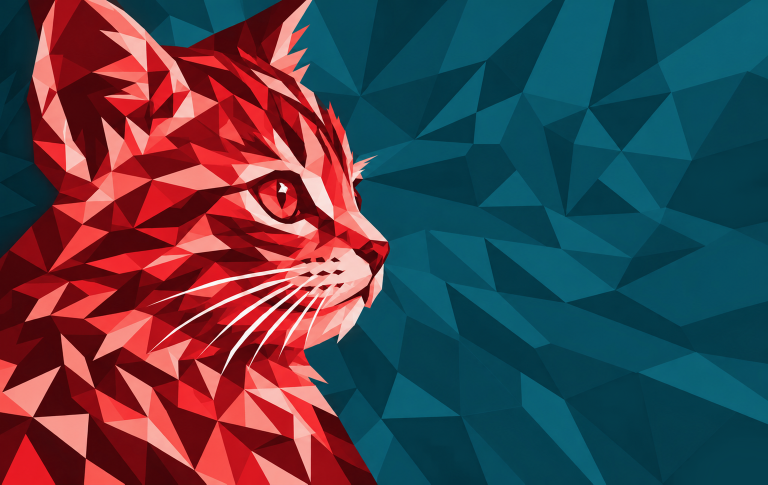
#> input picture Assets/HSBC Red •••• 3393/background-cat-hsbc-red.png, 1536 x 969 px (shown at 1/2 size)
$ python prepare_aircard_assets.py --red-background-source ../background-cat-hsbc-red.png --black-background-source '../../HSBC VS •••• 2655/background-cat-hsbc-vs.png' --red-lion-source '../../HSBC VS •••• 2655/background-cat-hsbc-vs.png' --output-dir out
#> lines starting #> are read from the running program, lines starting #| are printed output that depends on the picture
#!/usr/bin/env python3
"""Prepare opaque AirCard backgrounds and flat-color lion trace sources."""

from __future__ import annotations

import argparse
import json
from collections import deque
from pathlib import Path

from PIL import Image, ImageFilter


CARD_SIZE = (1536, 969)
TRACE_WIDTH = 850
CHROMA_KEY = (0, 255, 0)

RED_PALETTE = (
    (62, 6, 9),
    (76, 7, 11),
    (113, 11, 17),
    (138, 13, 20),
    (151, 14, 22),
    (176, 17, 26),
    (214, 20, 31),
    (251, 24, 37),
    (251, 47, 52),
    (251, 70, 67),
    (250, 93, 85),
    (250, 128, 114),
    (245, 244, 241),
)

BLACK_PALETTE = (
    (29, 29, 27),
    (35, 35, 33),
    (39, 39, 37),
    (44, 44, 43),
    (50, 50, 49),
    (66, 66, 65),
    (71, 71, 70),
    (92, 91, 91),
    (102, 101, 101),
    (112, 111, 111),
    (127, 126, 126),
    (145, 144, 144),
    (216, 216, 213),
)


def flatten_and_resize(source: Path, destination: Path, matte: tuple[int, int, int]) -> None:
    image = Image.open(source).convert("RGBA")
    base = Image.new("RGBA", image.size, (*matte, 255))
    image = Image.alpha_composite(base, image).convert("RGB")
    image = image.resize(CARD_SIZE, Image.Resampling.LANCZOS)
    destination.parent.mkdir(parents=True, exist_ok=True)
    image.save(destination, format="PNG", optimize=True)


def close_mask(mask: Image.Image) -> Image.Image:
    return mask.filter(ImageFilter.MaxFilter(5)).filter(ImageFilter.MinFilter(5))


def fill_enclosed_holes(mask: Image.Image) -> Image.Image:
    width, height = mask.size
    pixels = mask.load()
    outside = bytearray(width * height)
    queue: deque[tuple[int, int]] = deque()

    def seed(x: int, y: int) -> None:
        index = y * width + x
        if pixels[x, y] == 0 and not outside[index]:
            outside[index] = 1
            queue.append((x, y))

    for x in range(width):
        seed(x, 0)
        seed(x, height - 1)
    for y in range(height):
        seed(0, y)
        seed(width - 1, y)

    while queue:
        x, y = queue.popleft()
        for nx, ny in ((x - 1, y), (x + 1, y), (x, y - 1), (x, y + 1)):
            if 0 <= nx < width and 0 <= ny < height:
                index = ny * width + nx
                if pixels[nx, ny] == 0 and not outside[index]:
                    outside[index] = 1
                    queue.append((nx, ny))

    result = Image.new("L", (width, height), 0)
    out = result.load()
    for y in range(height):
        offset = y * width
        for x in range(width):
            if pixels[x, y] or not outside[offset + x]:
                out[x, y] = 255
    return result


def nearest_palette_index(rgb: tuple[int, int, int]) -> int:
    if min(rgb) >= 205 and max(rgb) - min(rgb) <= 38:
        return len(RED_PALETTE) - 1
    r, g, b = rgb
    return min(
        range(len(RED_PALETTE) - 1),
        key=lambda index: (r - RED_PALETTE[index][0]) ** 2
        + (g - RED_PALETTE[index][1]) ** 2
        + (b - RED_PALETTE[index][2]) ** 2,
    )


def build_trace_sources(source: Path, output_dir: Path) -> None:
    source_photo = Image.open(source).convert("RGB").crop((0, 0, *CARD_SIZE))
    photo = source_photo.crop((0, 0, TRACE_WIDTH, CARD_SIZE[1]))
    mask = Image.new("L", photo.size, 0)
    mask_pixels = mask.load()
    photo_pixels = photo.load()
    for y in range(photo.height):
        for x in range(photo.width):
            r, g, b = photo_pixels[x, y]
            if r >= 38 and r - g >= 24 and r - b >= 18:
                mask_pixels[x, y] = 255
    mask = fill_enclosed_holes(close_mask(mask))
    mask_pixels = mask.load()

    red_crop = Image.new("RGB", photo.size, CHROMA_KEY)
    black_crop = Image.new("RGB", photo.size, CHROMA_KEY)
    red_pixels, black_pixels = red_crop.load(), black_crop.load()
    for y in range(photo.height):
        for x in range(photo.width):
            if mask_pixels[x, y]:
                index = nearest_palette_index(photo_pixels[x, y])
                red_pixels[x, y] = RED_PALETTE[index]
                black_pixels[x, y] = BLACK_PALETTE[index]

    output_dir.mkdir(parents=True, exist_ok=True)
    red = Image.new("RGB", CARD_SIZE, CHROMA_KEY)
    black = Image.new("RGB", CARD_SIZE, CHROMA_KEY)
    red.paste(red_crop, (0, 0))
    black.paste(black_crop, (0, 0))
    red.save(output_dir / "lion-red-trace-source.png", optimize=True)
    black.save(output_dir / "lion-black-trace-source.png", optimize=True)
    mask.save(output_dir / "lion-mask.png", optimize=True)
    write_manifest(output_dir / "lion-red-manifest.json", "HSBC Red faceted lion", RED_PALETTE)
    write_manifest(output_dir / "lion-black-manifest.json", "HSBC VS faceted lion", BLACK_PALETTE)


def write_manifest(path: Path, title: str, palette: tuple[tuple[int, int, int], ...]) -> None:
    layers = []
    for index, color in enumerate(palette):
        hex_color = "#" + "".join(f"{value:02X}" for value in color)
        layers.append(
            {
                "id": f"facet-{index + 1:02d}",
                "fill": hex_color,
                "min": list(color),
                "max": list(color),
                "min_area": 8,
                "tolerance": 1.2,
            }
        )
    manifest = {
        "title": title,
        "card_box": [0, 0, CARD_SIZE[0], CARD_SIZE[1]],
        "regions": [
            {
                "id": "faceted-lion",
                "box": [0, 0, TRACE_WIDTH, CARD_SIZE[1]],
                "supersample": 1,
                "layers": layers,
            }
        ],
    }
    path.write_text(json.dumps(manifest, ensure_ascii=False, indent=2) + "\n", encoding="utf-8")


def main() -> None:
    parser = argparse.ArgumentParser()
    parser.add_argument("--red-background-source", type=Path, required=True)
    parser.add_argument("--black-background-source", type=Path, required=True)
    parser.add_argument("--red-lion-source", type=Path, required=True)
    parser.add_argument("--output-dir", type=Path, required=True)
    args = parser.parse_args()

    flatten_and_resize(
        args.red_background_source,
        args.output_dir / "background-cat-hsbc-red.png",
        (5, 63, 78),
    )
#> in flatten_and_resize, `base = Image.new("RGBA", image.size, (*matte, 255))`:
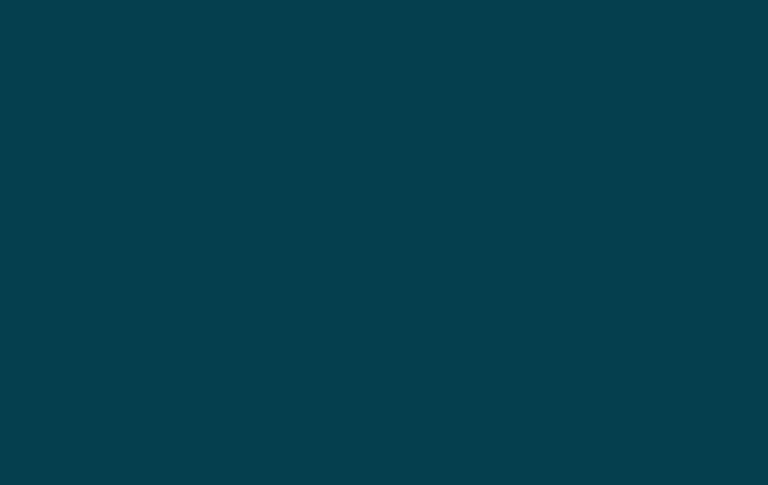
#> base: PIL image 1536x969 RGBA (shown at 1/2 size); mean R, G, B, A 5, 63, 78, 255
#> in flatten_and_resize, image is the input picture: PIL image 1536x969 RGB; mean R, G, B 73.3, 64.9, 75.6
    flatten_and_resize(
        args.black_background_source,
        args.output_dir / "background-cat-hsbc-vs.png",
        (25, 25, 25),
    )
#> call 2 of flatten_and_resize, with matte = (25, 25, 25)
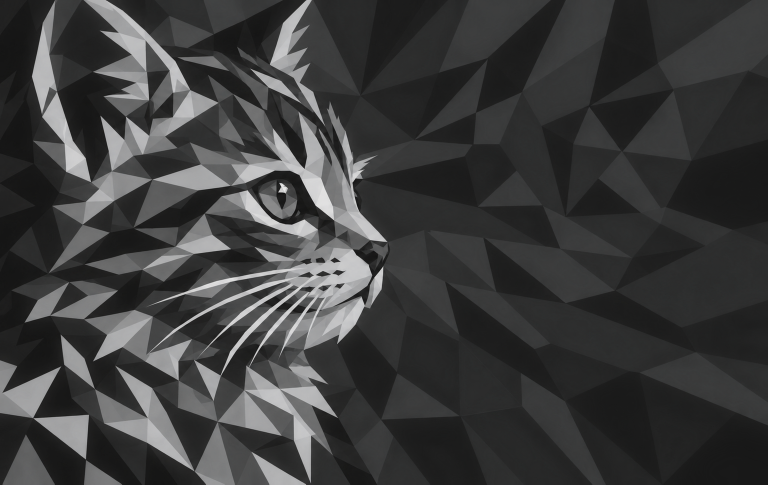
#> input picture Assets/HSBC VS •••• 2655/background-cat-hsbc-vs.png, 1536 x 969 px (shown at 1/2 size)
#> in flatten_and_resize, image is the input picture: PIL image 1536x969 RGB; mean R, G, B 60.4, 60.8, 60.9
    build_trace_sources(args.red_lion_source, args.output_dir / "trace-work")
#> in build_trace_sources, `photo = source_photo.crop((0, 0, TRACE_WIDTH, CARD_SIZE[1]))`:
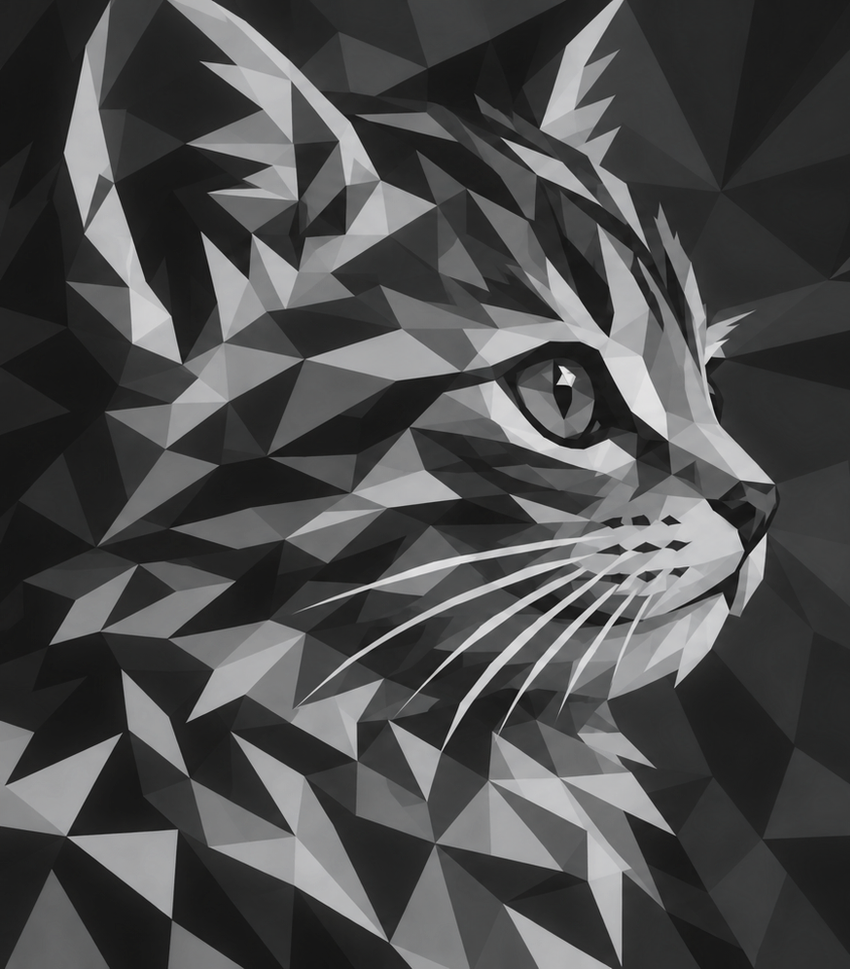
#> photo: PIL image 850x969 RGB; mean R, G, B 75.6, 75.8, 76
#> in build_trace_sources, `mask = Image.new("L", photo.size, 0)`: mask: PIL image 850x969 L; every value is 0
#> in fill_enclosed_holes, `width, height = mask.size`: width = 850; height = 969
#> the loop in fill_enclosed_holes, `for y in range(height):` made 969 passes
#> the loop in fill_enclosed_holes, `for y in range(height):` made 969 passes
#> offset on passes 1 to 3: 0, 850, 1700
#> in build_trace_sources, `red_crop = Image.new("RGB", photo.size, CHROMA_KEY)`:
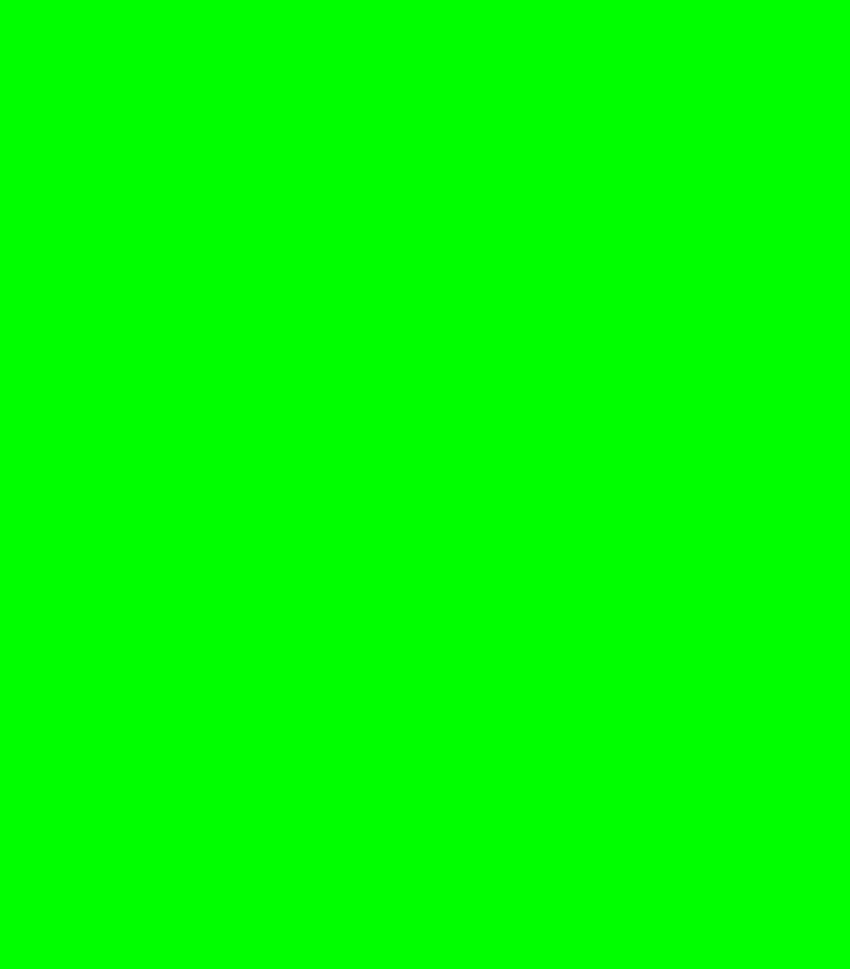
#> red_crop: PIL image 850x969 RGB; mean R, G, B 0, 255, 0
#> in build_trace_sources, `red = Image.new("RGB", CARD_SIZE, CHROMA_KEY)`:
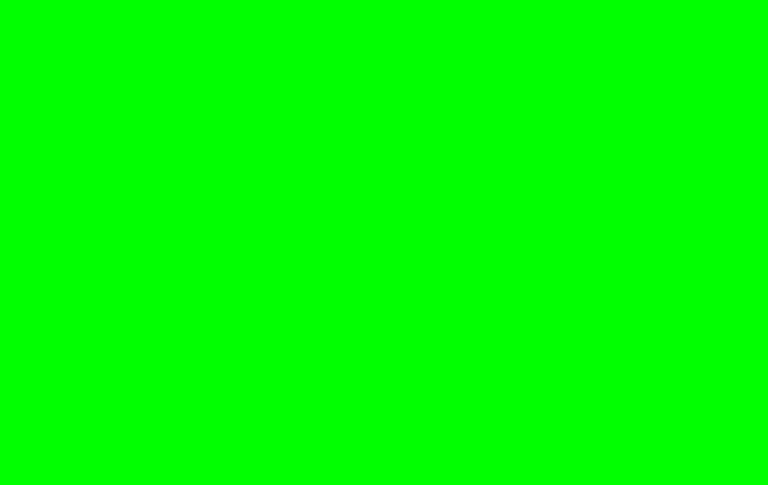
#> red: PIL image 1536x969 RGB (shown at 1/2 size); mean R, G, B 0, 255, 0


if __name__ == "__main__":
    main()
